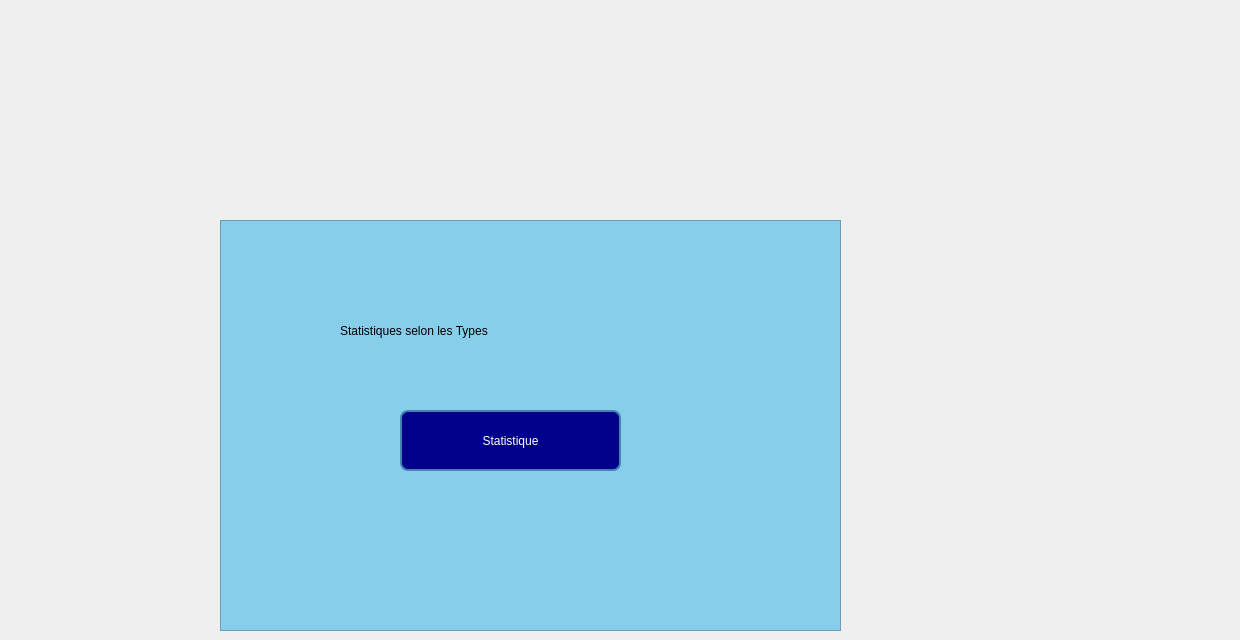
      <widget class="QWidget" name="tab">
       <attribute name="title">
        <string>Statistiques</string>
       </attribute>
       <widget class="QLabel" name="label_18">
        <property name="geometry">
         <rect>
          <x>920</x>
          <y>70</y>
          <width>63</width>
          <height>20</height>
         </rect>
        </property>
        <property name="text">
         <string/>
        </property>
       </widget>
       <widget class="QLabel" name="label_21">
        <property name="geometry">
         <rect>
          <x>110</x>
          <y>20</y>
          <width>1121</width>
          <height>181</height>
         </rect>
        </property>
        <property name="text">
         <string/>
        </property>
        <property name="pixmap">
         <pixmap>../../WhatsApp Image 2025-09-24 at 15.27.43.jpeg</pixmap>
        </property>
       </widget>
       <widget class="QFrame" name="frame_2">
        <property name="geometry">
         <rect>
          <x>220</x>
          <y>220</y>
          <width>621</width>
          <height>411</height>
         </rect>
        </property>
        <property name="styleSheet">
         <string notr="true">background-color: rgb(135, 206, 235);
</string>
        </property>
        <property name="frameShape">
         <enum>QFrame::Shape::StyledPanel</enum>
        </property>
        <property name="frameShadow">
         <enum>QFrame::Shadow::Raised</enum>
        </property>
        <widget class="QLabel" name="label_11">
         <property name="geometry">
          <rect>
           <x>120</x>
           <y>80</y>
           <width>411</width>
           <height>61</height>
          </rect>
         </property>
         <property name="styleSheet">
          <string notr="true">font: 900 16pt &quot;Segoe UI&quot;;</string>
         </property>
         <property name="text">
          <string>Statistiques selon les Types</string>
         </property>
        </widget>
        <widget class="QPushButton" name="pushButton_statistiques">
         <property name="geometry">
          <rect>
           <x>180</x>
           <y>180</y>
           <width>221</width>
           <height>71</height>
          </rect>
         </property>
         <property name="styleSheet">
          <string notr="true">background-color: #00008B; color: white;
    border: 2px solid #4682B4;
    border-radius: 8px;
    margin-top: 10px;</string>
         </property>
         <property name="text">
          <string>Statistique</string>
         </property>
        </widget>
       </widget>
      </widget>
